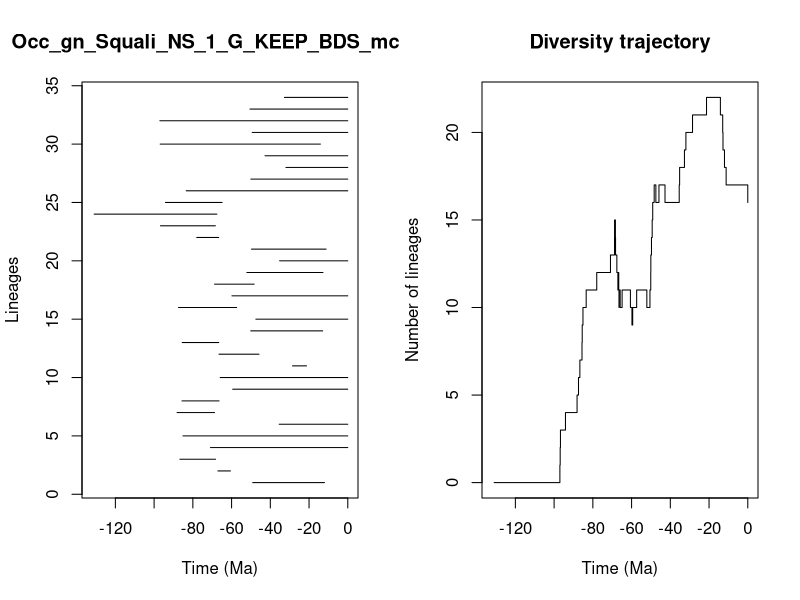

Source code (R):


pdf(file='../Results/Genus_NS/5_MA_bins_EP_FT/pyrate_mcmc_logs/Occ_gn_Squali_NS_1_G_KEEP_BDS_mcmc_LTT.pdf',width=0.6*20, height=0.6*10)
title = "Occ_gn_Squali_NS_1_G_KEEP_BDS_mcmc"
ts=c(49.086027254916225, 67.07444354917375,86.70181546970984,70.9026220500176,85.10359540210821,35.405204400590726,88.14827975358263,85.60133495142598,59.41914703280181,65.88604247606338,28.528791853823734,66.50434292422963,85.49028102093848,50.10091900415143,47.460527868352955,87.40517310669853,59.808440075648846,68.80291500763698,52.12155117775335,35.191033766424184,49.72349157505641,77.98615373419393,96.72938786109796,130.95719882413948,94.13988223131106,83.44029675414967,50.055119788166216,31.95032515351949,42.741214616506966,96.8665077987158,49.36083268823029,97.01884086543289,50.51305487158516,32.70415458228865)
te=c(12.031720054286115, 60.60277410956792,68.27335620710458,0.0,0.0,0.0,68.7879462504611,66.46281439367976,0.0,0.0,21.302451213332837,45.86681137528454,66.62171252065124,12.94762845087883,0.0,57.37039305017187,0.0,48.33044689688465,12.799145103397562,0.0,11.174425976845017,66.64789756384009,68.35070061010812,67.60390705753946,64.88837426072736,0.0,0.0,0.0,0.0,14.14444216155684,0.0,0.0,0.0,0.0)
div_traj=c(0, 1,2,3,4,5,6,7,8,9,10,11,12,13,14,15,14,13,12,11,12,11,10,11,10,11,10,9,10,11,10,11,12,13,14,15,16,17,16,17,16,17,18,19,20,21,22,21,20,19,18,17,16)
time_events=c(130.95719882413948, 97.01884086543289,96.8665077987158,96.72938786109796,94.13988223131106,88.14827975358263,87.40517310669853,86.70181546970984,85.60133495142598,85.49028102093848,85.10359540210821,83.44029675414967,77.98615373419393,70.9026220500176,68.80291500763698,68.7879462504611,68.35070061010812,68.27335620710458,67.60390705753946,67.07444354917375,66.64789756384009,66.62171252065124,66.50434292422963,66.46281439367976,65.88604247606338,64.88837426072736,60.60277410956792,59.808440075648846,59.41914703280181,57.37039305017187,52.12155117775335,50.51305487158516,50.10091900415143,50.055119788166216,49.72349157505641,49.36083268823029,49.086027254916225,48.33044689688465,47.460527868352955,45.86681137528454,42.741214616506966,35.405204400590726,35.191033766424184,32.70415458228865,31.95032515351949,28.528791853823734,21.302451213332837,14.14444216155684,12.94762845087883,12.799145103397562,12.031720054286115,11.174425976845017,0.0)
                par(mfrow=c(1,2))
                L = length(ts)
                plot(ts, 1:L , xlim=c(-max(ts)-1,0), pch=20, type="n", main=title,xlab="Time (Ma)",ylab="Lineages")
                for (i in 1:L){segments(x0=-te[i],y0=i,x1=-ts[i],y1=i)}    
                t = -time_events
                plot(div_traj ~ t,type="s", main = "Diversity trajectory",xlab="Time (Ma)",ylab="Number of lineages",xlim=c(-max(ts)-1,0))
                abline(v=c(65,200,251,367,445),lty=2,col="gray")
                
